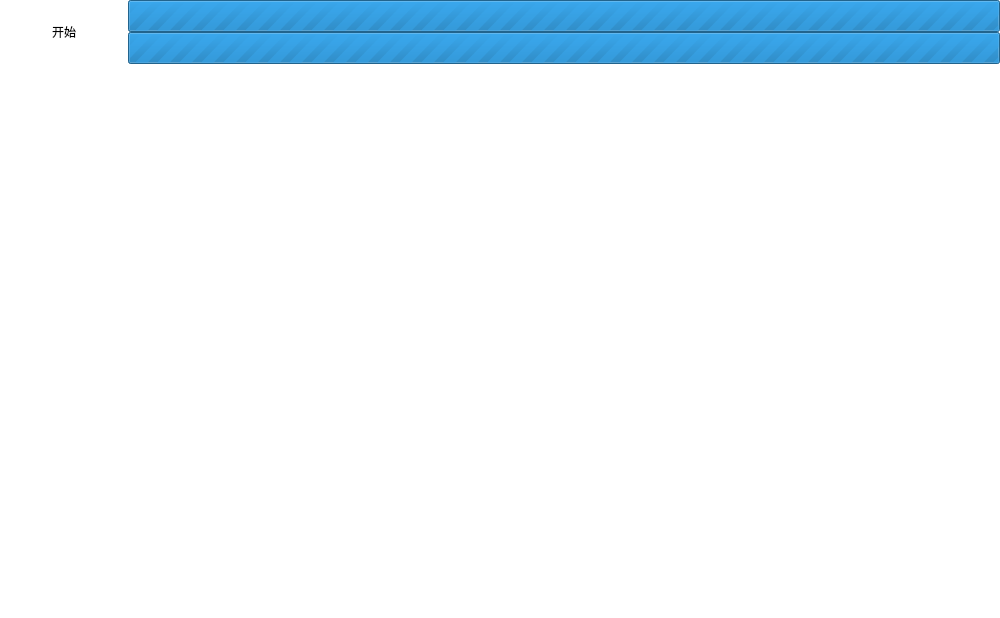
<?xml version="1.0" encoding="UTF-8"?>
<ui version="4.0">
    <class>GetVirus</class>
    <widget class="QWidget" name="GetVirus">
        <property name="geometry">
            <rect>
                <x>0</x>
                <y>0</y>
                <width>1000</width>
                <height>618</height>
            </rect>
        </property>
        <property name="windowTitle">
            <string>GetVirus</string>
        </property>
        <property name="styleSheet">
            <string notr="true">QWidget#GetVirus
                {
                background-color:white
                }
            </string>
        </property>
        <widget class="QProgressBar" name="progressBar">
            <property name="geometry">
                <rect>
                    <x>128</x>
                    <y>0</y>
                    <width>872</width>
                    <height>32</height>
                </rect>
            </property>
            <property name="maximum">
                <number>0</number>
            </property>
            <property name="value">
                <number>0</number>
            </property>
            <property name="format">
                <string>%v/%m</string>
            </property>
        </widget>
        <widget class="QProgressBar" name="progressBar2">
            <property name="geometry">
                <rect>
                    <x>128</x>
                    <y>32</y>
                    <width>872</width>
                    <height>32</height>
                </rect>
            </property>
            <property name="maximum">
                <number>0</number>
            </property>
            <property name="value">
                <number>0</number>
            </property>
            <property name="format">
                <string>%v/%m</string>
            </property>
        </widget>
        <widget class="QPushButton" name="pushButton_start">
            <property name="geometry">
                <rect>
                    <x>0</x>
                    <y>0</y>
                    <width>128</width>
                    <height>64</height>
                </rect>
            </property>
            <property name="styleSheet">
                <string notr="true">QPushButton#pushButton_start
                    {
                    border:0px solid rgb(16,124,16);
                    background-color:white
                    }
                    QPushButton#pushButton_start:hover
                    {
                    border:2px solid rgb(16,124,16);
                    border-color:green
                    }
                    QPushButton#pushButton_start:pressed
                    {
                    background-color:rgb(195, 195, 195)
                    }
                </string>
            </property>
            <property name="text">
                <string>开始</string>
            </property>
        </widget>
        <widget class="QTextEdit" name="textEdit_output">
            <property name="geometry">
                <rect>
                    <x>0</x>
                    <y>64</y>
                    <width>1000</width>
                    <height>554</height>
                </rect>
            </property>
            <property name="styleSheet">
                <string notr="true">QTextEdit#textEdit_output
                    {
                    border:none
                    }
                </string>
            </property>
            <property name="readOnly">
                <bool>true</bool>
            </property>
        </widget>
    </widget>
    <resources/>
    <connections/>
</ui>
